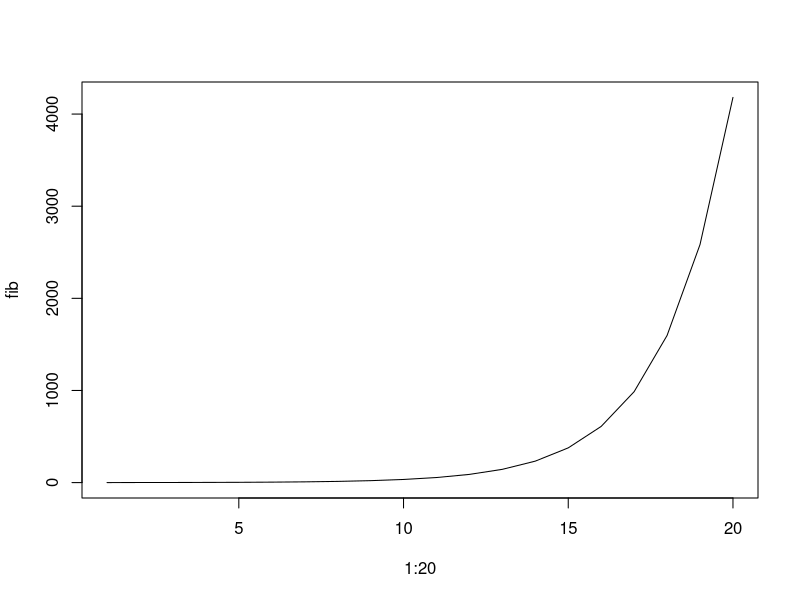

Here is the R script that generated this plot: (Note: this script raises an error after producing the figure.)
# 0.1 Libraryk behívása ----------

require("dplyr")
require("lazyeval")
require("ggplot2")
require("purrr")
require("gridExtra")

# 0.2 Ismétlés ----------
# Írjunk olyan parancsot, ami tetszőleges hosszúságú Fibonacci számsort állít elő!
# Fibonacci-sor:
# Olyan sorozat, amely minden n-edik elemének értéke megegyezik az n-1-edik
# és az n-2-edik elem összegével:
# 0, 1, 1, 2, 3, 5, 8, 13, 21, stb.
# Íjrunk egy olyan parancsot, ami megkeresi az x-nél kisebb összes prímszámot!

fib <- c(0,1)
for (i in 3:20) {
  fib[[i]] <- fib[[i-1]] + fib[[i-2]]
  print(i)
  print(fib)
}
plot(1:20,fib,type='l')
# 1. Függvények ----
# Hogyan tudjuk megoldani azt, hogy ugyanazt a parancsot tetszőleges változón,
# vagy bemeneti értéken hajtsuk végre?

x = 99
if (x > 100) {
    print("Juhu, a szam nagyobb szaznal.")
} else if (x == 100) {
    print("Hoho, a szam pont 100!")
} else {
    print("Sajnos a szam kisebb 100-nal")
}

# Jó lenne egy olyan parancs, pléldáulaminek a neve például check100,
# ahova csak beírom a számot és megmondja a választ a kérdésre így:

#     x=99
#     check100(x)
#     output: [1] "A szám kisebb, mint száz!"

# A megoldás: függvény!
# Végrehajtja nekünk ugyanazt a parancsot, tetszőleges bemenettel
# Működése:

#     <<bemenet>> --> függvény --> <<kimenet>>
#     
# Szintaxisa:

#     függvény_név <- function(argumentum) {
#       kimeneti_érték <- csinálj-valamit-az-argumentummal
#       return(kimeneti_érték)
#     }

adj_hozza_egyet <- function(x) {
  return(x + 1)
}

x1 <- adj_hozza_egyet(3)
x1

szam <- 50

check_100 <- function(szam){
  if (szam > 100) {
    return("Juhu, a szam nagyobb szaznal.")
  } else if (szam == 100) {
    return("Hoho, a szam pont 100!")
  } else {
    return("Sajnos a szam kisebb 100-nal")
  }
}

check_100(200)

check_100 <- function(szam) {
    if (szam > 100) {
        szoveg <- "Juhu, a szam nagyobb szaznal."
    } else if (szam == 100) {
        szoveg <- "Hoho, a szam pont 100!"
    } else {
        szoveg  <-"Sajnos a szam kisebb 100-nal"
    }
    return(szoveg)
}

check_100(77)

check_100(100)

check_100(1000)

# 1.1 Lokális és globális változók --------
# Ha a függvényen belül létrehozunk egy változót, azt nem tudjuk a függvényen kívül elérni!!!

# Miért más az eredménye az alábbi két parancs végrehajtásának?


szoveg <- 'semmi'
szam <- 77

if (szam > 100) {
    szoveg <- "Juhu, a szam nagyobb szaznal."
} else if (szam == 100) {
    szoveg <- "Hoho, a szam pont 100!"
} else {
    szoveg <- "Sajnos a szam kisebb 100-nal"
}

print(szoveg)

szam <- 77
szoveg <- 'semmi'

check_100 <- function(szam) {
    if (szam > 100) {
        szoveg <- "Juhu, a szam nagyobb szaznal."
    } else if (szam == 100) {
        szoveg <- "Hoho, a szam pont 100!"
    } else {
        szoveg <- "Sajnos a szam kisebb 100-nal"
    }
    return(szoveg)
}

check_100(77)
print(szoveg)

# A <<- hozzárendelés globális változót csinál a változóból,
# amihez az értéket rendeljük, így azt a függvényen kívülről is elérjük:

szoveg <- 'semmi'

check_100 <- function(szam) {
    if (szam > 100) {
        szoveg <<- "Juhu, a szam nagyobb szaznal."
    } else if (szam == 100) {
        szoveg <<- "Hoho, a szam pont 100!"
    } else {
        szoveg <<- "Sajnos a szam kisebb 100-nal"
    }
    return(szoveg)
}

check_100(77)
print(szoveg)

# Működőképes lehet a következő függvény?
x <- c(1,2)

append_x <- function(number) {
    x <<- append(x,number)
}

append_x(3)
print(x)

# Hogy lehetne működőképessé tenni?


append_x(3)
print(x)

adj_nullat <- function(){
  return(0)
}

x <- adj_nullat()
x

# 1.2 Feladatok --------

# Írjunk olyan függvényt, ami az adott számra megmondja nekünk,
# hogy az pozitív, negatív, vagy 0!

pozneg0 <- function(szam){
  if(szam>0){
    return('poz')
    } else if (szam==0) {
    return('nulla')}
  else{
    return('negativ')
    }
}

pozneg0(-2)
pozneg0(0)
pozneg0(10)

# Írjunk a Fibonacci sorozatra függvényt, ami tetszőleges szám beadására
# kiadja az annak megfelelő hosszúságú Fibonacci-sort, pl.:

#     fib(8)
#     Output: [1] 0,1,1,2,3,5,8,13

fib <- c(0,1)
for (i in 3:20) {
  fib[[i]] <- fib[[i-1]] + fib[[i-2]]
  print(i)
  print(fib)
}

fib_hossz = 20
fib <- c(0,1)
for (i in 3:fib_hossz){
  fib <- c(fib,fib[i-1]+fib[i-2])
}

fib_szamok

x <- fib(fib_hossz=8)
x

fib <- function(x){
  result <- c()
  if(x==1){
    result <- c(result,1)
  }else  if(x==2){
    result <- c(result,c(1,1))
  }else{
    result <- c(result, c(1,1))
    for (i in 3:x){
      result <- c(result,rev(result)[1]+rev(result)[2])
    }
  }
  return(result)
}

fib(10)

# 2 A tanultak alkalmazása elemzésnél ----

# 2.1 Statisztikai függvények --------
# Készíthetünk függvényeket különböző statisztikai problémákra

# Példa:
# A standard hiba kiszámításához szükség van a szórás [sd()],
# az elemszám [length()] és a gyök [sqrt] függvények kombinálására:

mtcars$mpg

sd(mtcars$mpg)/sqrt(length(mtcars$mpg))

sem <- function(data) {
    return(sd(data)/sqrt(length(data)))
}

sem(mtcars$mpg)

# De kiszámíthatjuk a konfidencia-intervallumot is!
# A konfidencia intervallum n>30 esetén a standard normál eloszláshoz,
# míg n<=30-nál a megfelelő szabadságfokú t eloszláshoz tartozó érték.
# A két eloszláshoz az qnorm() és qt() függvények lesznek segítségül.

# Értelmezzük az elkészített függvényt, mit csinál pontosan:


CI_err <- function(dataset) {
    if (length(dataset) > 30) {
        m = qnorm(0.975)
    }
    else {
        m = qt(0.975,df=(length(dataset)-1))
    }
    return(m*sem(dataset))
}

CI_err(mtcars$mpg)

# 2.1.1 Feladat ------------
# Készítsünk olyan függvényt, ami megadja a konfidencia-intervallum
# átlagtól számított alsó és felső határát egy vektorban!

CI <- function(dataset){
  sem <- sd(dataset)/sqrt(length(dataset))
  if (length(dataset) > 30) {
    m = qnorm(0.975)
  }
  else {
    m = qt(0.975,df=(length(dataset)-1))
  }
  return(c(mean(dataset)-m*sem,mean(dataset)+m*sem))
  }  


CI(mtcars$mpg)

# 2.2 Könyvtárak saját függvényeinek módosítása --------

# Nézzük meg az mtcars adatbázist a dplyr csomagból!


head(mtcars)
str(mtcars)

# A summarize segítségével készítsünk pivot táblát!


pivot_table <- summarize(group_by(mtcars, am, cyl),
                         mean = mean(mpg),
                         error = sd(mpg),
                         n = length(mpg))
pivot_table

# Egy kis kitérő:
# 2.2.1 Mi az az NSE? ------------

# Mi a különbség a két parancs között?

pivot_table <- summarize(group_by(mtcars,
                                  am, cyl),
                         mean = mean(mpg),
                         error = sd(mpg),
                         n = length(mpg))

pivot_table

pivot_table <- summarize_(group_by_(mtcars,
                                    "am", "cyl"),
                          mean = "mean(mpg)",
                          error = "sd(mpg)",
                          n = "length(mpg)")

pivot_table

# Látszik, hogy a két pivot függvény eltlrő parancsokat használ:
# Az egyiknek a group_by, illetve a summarize, míg a másiknak pedig a group_by_
# és a summarize_ parancs szerepel az argumentumati között!
# A dplyr alapértelmezésben NSE-t, azaz nem standard kiértékelést használ az argumentumoknál.
# Ez azt jelenti, hogy a megadott argumentumot egy speciális környezetben értelmezi, például:

cyl

# Ez egy nem létező változó, az mtcars adattábla egy oszlopa, amihez úgy férünk hozzá, hogy:

mtcars$cyl

mtcars[["cyl"]]

# Akkor a summarize függvény vajon honnan tudja,
# hogy a group_by(mtcars, cyl, gear) esetében a cyl kifejezést
# az mtcars táblázat egy oszlopára kell érteni??
# Onnan, hogy van egy speciális (és veszélyes) függvény, ami képes értelmezni
# az adott változót egy másik környezetben.
# Ehhez az kell, hogy képesek legyünk kiértékelés nélkül továbbvinni egy kifejezést.

x <- 10

# A quote(kifejezés) függvény "nem hagyja" a programnak, hogy kiértékelje a bevitt kifejezést:

x

quote(x)

# Ez hasznos lehet, ha szeretnénk kinyerni a változó nevét, példáaul a deparse függvénnyel:

deparse(10)

deparse(x)

deparse(quote(x))

# Az eval(kifejezés,környezet) függvény pont az ellenkezőjét teszi:
# mindenképpen kiértékeli a kifejezést az adott környezet szerint.

eval(x)

# Akkor ez vajon miért nem működik:

eval(x, list(x = 2))

# Mert x már kiértékelésre kerül a függvényen belül. Ezt akadályozhatjuk meg azzal,
# hogy az eval-t a quote-tal kombináljuk:

eval(quote(x), list(x=2))

# De x értéke ettől még nem változik:

x

# A substitute függvény, amit a legtöbb könyvtár (például a dpylr és a ggplot2)
# használ ennek a két vüggvénynek az ötvözete:

substitute(x, list(x=2))
x
# Egy példa:

substitute(cyl, mtcars)
mtcars$cyl
# A summarize() és a gorup_by() függvényekkel ellentétben
# a summarize_() és a gorup_by_() függvények SE-t, azaz standard kiértékelést használnak,
# tehát sima argumentumként kezelik a bevitt változókat,
# ezért stringként (vagy formulaként) kell őket beadni.

# NSE változat:

summarize(mtcars, mean(mpg))

# Ennek viszont nincs értelme:

summarize_(mtcars, mean(mpg))

# De ezeknek már van:

summarize_(mtcars, "mean(mpg)")

summarize_(mtcars, quote(mean(mpg)))

# Ez egy speciális változat, mert itt formulát használunk, aminek további nagyon sok előnye van:

summarize_(mtcars, ~mean(mpg))

# (Már) Mindegyik változat múködik saját függvényekkel is:

summarize(mtcars, sem(mpg))

summarize_(mtcars, ~sem(mpg))

summarize_(mtcars, "sem(mpg)")

# Így már egészen másképp látjuk a summarize és a summarize_ közti különbséget:


pivot_table <- summarize_(group_by_(mtcars,
                                    quote(am),
                                    quote(cyl)),
                          mean = ~mean(mpg),
                          error = ~sem(mpg),
                          n = ~length(mpg))

pivot_table

# Még egy kiegészítés: mi a helyzet, ha egy változó nevét,
# vagy értékét szeretnénk bevinni egy szöveges argumentumba?

# Ez így nem valami jó:

depvar <- mpg

summarize(mtcars, mean(depvar))

# Ez sem járható út:

depvar <- 'mpg'

summarize_(mtcars, ~mean(depvar))

# A megoldás az interp függvény a lazyeval csomagból!

?interp

# Mit csinálhatott a függvény?

interp("x + y +z", x = 1, y = 3)

# Akkor ennek mi lesz az eredménye?

interp(~x + y, x = 1)

# Ez már majdnem elég arra, hogy előállítsuk a kívánt formulát!

depvar <- "mpg"

interp(~mean(x), x = depvar)

# De sajnos idézüjelben marad az mpg, ami a summarize_-nak nem jó bemenet:

summarize_(mtcars, interp(~mean(x), x = depvar))

# Ennek a megoldásához a következő plusz lépésre van szükség:

depvar

as.name(depvar)

# Ez a stringből objektumot/szimbólumot csinál, amit már beilleszthetünk a kifejezésbe:

depvar <- "cyl"
interp(~mean(x), x = as.name(depvar))

# És így kapjuk meg azt a kifejezést, amire a sumamrize_-nak szüksége van bemenetként:

summarize_(mtcars, interp(~mean(x),
                          x = as.name(depvar)))

# Most már készen állunk arra, hogy saját változatot csináljunk a summarize_() függvényből!

summarize_mod <- function(data, depvar, ...) {
    # a '...' lehetove teszi, hogy a fuggveny meghivasanal
    # hozzadjunk tovabbi, nem nevesitett argumentumokat.
    summarize_(group_by_(data, ...),
               mean = interp(~mean(x), x=as.name(depvar)),
               error = interp(~sem(x), x=as.name(depvar)),
               n = interp(~length(x), x=as.name(depvar))
               )
}

pivot_table = summarize_mod(data=mtcars, depvar='mpg', 'am', 'cyl')
pivot_table

# De az összesítésnél használt függvényt is kicserélhetjük sajáttal:
osszesitsd <- function(data,aggfunc=mean){
  aggfunc(data)
}

osszesitsd(mtcars$mpg,mean)

summarize_mod <- function(data, depvar, ..., aggfunc=mean, errfunc=sem) {
  # a '...' lehetove teszi, hogy a fuggveny meghivasanal
  # hozzadjunk tovabbi, nem nevesitett argumentumokat.
  summarize_(group_by_(data, ...),
             agg = interp(~aggfunc(x), x=as.name(depvar)),
             error = interp(~errfunc(x), x=as.name(depvar)),
             n = interp(~length(x), x=as.name(depvar))
  )
}

pivot_table_2 = summarize_mod(data=mtcars, 'mpg', 'am', 'cyl', aggfunc=median)
pivot_table_2

# 2.3 A korábbiak kombinálása az ábrázolással --------

# Az elkészült pivot táblát ábrázolhatjuk a ggplot-tal:

# készítünk egy változót arra, amiben az oszlopok távolságát tároljuk:

dodge <- position_dodge(width = 0.9)

# Alternatív meghívása a ggplot-nak: a plotunkat  egy változóhoz rendeljük és
# egyenként adjuk hozzá az elemeket:

# A plot:

ax1 <- ggplot(pivot_table,
              aes(x=factor(cyl),
                  y=mean,
                  fill=factor(am)))

# Oszlopok:

ax1 <- ax1 + geom_bar(stat="identity",
                      position=dodge)

# Hibasávok:

ax1 <- ax1 + geom_errorbar(position = dodge,
                           width = 0.25,
                        aes(ymin=mean-error,
                            ymax=mean+error))

# És jelenítsük meg!

ax1

# Egy kis kitérő:
# 2.3.1 Listák (avagy szótárak) ------------

#     list1 <- list(kulcs1=érték1, kulcs2=érték2)
# A list1[kulcs] paranccsal megkapjuk a kulcshoz hozzárendelt értéket.

proba_lista <- list('x'=c(1,2), 'y'=c(3,4))
proba_lista

# Utólag is hozzáadhatunk értéket a listához:

proba_lista[['z']] = c(5,6)
proba_lista

# Adjunk az mtcars tábla minden oszlopának nevéhez egy leírást a súgó alapján,
# amit majd egy listában tárolunk:

?mtcars

names_list <- list("mpg"="Miles/(US) gallon",
                   "cyl"="Number of cylinders",
                   "disp"="Displacement (cu.in.)",
                   "hp"="Gross horsepower",
                   "drat"="Rear axle ratio",
                   "wt"="Weight (1000 lbs)",
                   "qsec"="1/4 mile time",
                   "vs"="V/S",
                   "am"="Transmission (0 = automatic, 1 = manual)",
                   "gear"="Number of forward gears",
                   "carb"="Number of carburetors")
names_list

# Kilistázhatjuk a kulcsokat:

names(names_list)

# Vagy kereshetünk leírásokat a kulcsok alapján:

names_list[["mpg"]]

# És ezt a listát felhasználhatjuk arra, hogy a diagramon
# a változók nevei helyett a leírást jelenítsük meg:

ax1

ax1 <- ax1 + scale_fill_discrete(name = names_list[["gear"]]) +
             labs(x = names_list[["cyl"]], y = names_list[["mpg"]])

ax1

# Miért jó az, hogy listával definiáljuk a neveket ahelyett, hogy kézzel beírnánk őket?
# Azért, mert így írhatunk saját függvényt a grafikus ábrázolásra!

mean_bar_plot <- function(data, depvar, gvar1, gvar2) {
    # Elkeszitjuk a pivot tablat:
    pivot_table = summarize_mod(data=data, depvar=depvar, gvar1, gvar2)
    dodge <- position_dodge(width = 0.9)
    # print(pivot_table)
    return(ggplot(pivot_table, aes(x=as.factor(pivot_table[[gvar1]]),
                            y=agg, # Vigyazat: itt kombinaljuk az NSE-t es az SE-t!
                            fill=as.factor(pivot_table[[gvar2]]))) +
            geom_bar(stat="identity", position=dodge) +
            geom_errorbar(position = dodge, width = 0.25,
                aes(ymin=agg-error, ymax=agg+error)) +
            # Itt mar csak a cimkeket kell hozzaadni, azaz minden argumentumhoz
            # ki kell keresni a hozza illo nevet a names_list listabol:
            scale_fill_discrete(name = names_list[[gvar2]]) +
            labs(x = names_list[[gvar1]], y = names_list[[depvar]])
    )
}

mean_bar_plot(data=mtcars, depvar='mpg', gvar1='am', gvar2='cyl')
# Rovidebb valtozat: mean_bar_plot(mtcars, 'mpg', 'cyl', 'gear')

# Ezután elrakhatjuk a vizsgált függő változók neveit egy vektorba:

depvars = c('mpg','disp','wt')

# És egyszerűen csinálhatunk plotot minden minden függő változóra:

plots <- list()
for (var in depvars) {
    plots[[var]] <- mean_bar_plot(data=mtcars, depvar=var, gvar1='cyl', gvar2='gear')
}
do.call(grid.arrange,plots)

# 3. Parancsok ciklikus végrehajtása ----------
# Mi van, ha szeretnénk egy olyan függvényt, ami negatív számokra 0-t ad, pozitív számokra önmagukat
# Megj.: Ez egy gyakran használt, ún. relu, vagy rectifier aktivációs fv. neurális hálókban

relu <- function(x) {
  if(x >= 0){
    return(x)
  } else {
    return(0)
  }
}

relu(1)
#     output: [1] 1
relu(-1)
#     output: [1] 0

# Mi a helyzet, ha ezt a függvényt vektoron szeretnénk alkalmazni?
-10:10
relu(-10:10)

# 1. megoldás: Map() függvény: alkalmaz egy adott függvényt egy vektor összes elemén
?Map
Map(relu, -10:10)

# Ez nem a legelegánsabb... Szerencsére a purrr csomagban rendelekzésre állnak
# Olyan map függvények, amelyek megadott adattípusokat adnak vissza
# VIGYÁZAT: az argumentumok sorrendje pont fordított a Map()-hez képest!
?map
map(-10:10, relu)
map_dbl(-10:10, relu)

# Azért nagyon jó a fordított argumentumsorrend, mert így könnyű pipe-pal
# használni a függvényt:
-10:10 %>% 
  map_dbl(relu)

# Megjegyzés: a map...() függvénycsalád és a Map() működik névtelen függvényekkel:
# elég, ha az argumentumon belül definiáljuk a függvényt
map_dbl(-10:10, function(x) if (x > 0) {x} else {0})
# Egyszerűbben:
map_dbl(-10:10, function(x) max(x,0))

# Nyakatekert megoldás: map_if() -> feltételesen hajt végre egy függvényt:
map_if(-10:10, function(x) x < 0, function(x) 0)

# 2. megoldás: a függvény újradefiniálása for ciklussal

relu <- function(x){
  v <- c()
  for (xi in x){
    if (xi > 0){
      v <- c(v,xi)
    }else{
      v <- c(v,0)
    }
  }
  return(v)
}

relu(-10:10)

# 3. megoldás: a for-if párosítás helyett az ifelse függvényt használjuk,
# ami egy if-else elágazást képes egyetlen paranccsal végrehajtani egy elágazást
# egy vektor minden elemén
?ifelse
relu <- function(x) {
  ifelse(x > 0, x, 0)
}

relu(-20:20)

x <- seq(-100,100,0.01)
relu(x)
plot(x, relu(x), type='l')

# Ennek nagy előnye, hogy annyira egyszerűen használható,
# hogy még külön definiálnunk sem kell a függvényt, mégis átlátható lesz:
plot(x, ifelse(x > 0, x, 0), type="l")
